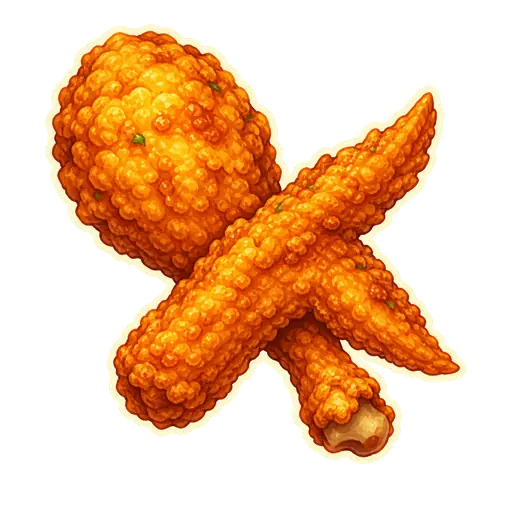
#> input picture src/assets/food/fried-chicken-v2.webp, 512 x 512 px
$ python -i process_food_art_batch.py   (imports and definitions only)
#> lines starting #> are read from the running program, lines starting #| are printed output that depends on the picture; after the words box and inside, x2 and y2 are one past the last pixel; in counts of white or black regions, pixels touching at a corner belong together
from __future__ import annotations

import argparse
import json
import shutil
import subprocess
import sys
from pathlib import Path

from PIL import Image


DEFAULT_SOURCE_ROOT = Path.home() / Path(
    ".codex/generated_images/019fa106-b729-71a1-b92c-fcd66e27ef78"
)
DEFAULT_CHROMA_HELPER = Path.home() / Path(
    ".codex/skills/.system/imagegen/scripts/remove_chroma_key.py"
)

GENERATED_SOURCES: dict[str, str] = {
    "kimchi-jjigae": "exec-766738de-50b6-4be3-9af4-35f303a96008.png",
    "sushi": "exec-00654127-e001-4fb6-b842-07c0323cc6ed.png",
    "pizza": "exec-766e61f4-eab9-4b20-bc20-06cfcf5b7b9f.png",
    "hamburger": "exec-45ffbae1-f6f2-4c3a-9d60-b7ccbbae24f0.png",
    "pork-cutlet": "exec-29017ff7-4dc3-4305-a6fb-925f038996fe.png",
    "jjajangmyeon": "exec-7a9c6b54-7b75-4715-b53b-fcbdbff06c75.png",
    "naengmyeon": "exec-1013d092-025b-4849-9d1e-c9f4fa7c2cec.png",
    "samgyeopsal": "exec-a1dc989d-c45e-4bd7-84f9-21bba1a621cd.png",
    "jokbal": "exec-79d96006-3339-478e-a801-5986ab60c475.png",
    "samgyetang": "exec-52c8edd2-7316-4528-a5b2-16436bcb9aa3.png",
    "bibimbap": "exec-9c774d42-c4b8-4f2c-ae48-5e1052edc17f.png",
    "gamjatang": "exec-759f4e83-e4fa-42d6-99e4-11fe76a59f31.png",
    "doenjang-jjigae": "exec-39022700-76a0-4478-baab-a6dee6b0f33c.png",
    "sundubu-jjigae": "exec-444891cc-9e78-4000-9b56-06b1d203bb3c.png",
    "budae-jjigae": "exec-a06c011b-2336-4b2c-abb8-70184df9b7d5.png",
    "seolleongtang": "exec-c7633879-eda2-4ed6-96bd-7adaed48385c.png",
    "gomtang": "exec-20b50775-9896-4a69-890c-1557a032f07d.png",
    "yukgaejang": "exec-a25b1c50-69e8-4546-b16f-788b0a58c1c6.png",
    "kongnamul-gukbap": "exec-fcdb5774-1561-4ea6-b1d2-1c3594f0645f.png",
    "dwaeji-gukbap": "exec-58ba6aef-4e60-482d-915c-b43d0236602a.png",
    "sundae-guk": "exec-45c5d8f1-261f-4e23-b289-c45a86daf6ba.png",
    "cheonggukjang": "exec-333d26ca-e021-4664-b1a6-f5e82095b3c5.png",
    "jeyuk-deopbap": "exec-53feec51-8de5-4307-b32a-a847a51b5054.png",
    "bulgogi-deopbap": "exec-cba6b611-a2a6-4c2d-b340-63f93fb5cd34.png",
    "chicken-mayo-deopbap": "exec-8313f630-be5c-4c86-b26c-af68a51e21b9.png",
    "curry-rice": "exec-d0e9150f-58fd-4ac9-9655-a16e306400ca.png",
    "fried-rice": "exec-25ddd58f-1cad-4c27-b172-c65e08105218.png",
    "kimchi-fried-rice": "exec-ff3d88c6-ee5b-412f-9dfd-506655acad0d.png",
    "bibim-guksu": "exec-1e1c6d9b-8da4-410d-99f8-cf8c6b9f1327.png",
    "janchi-guksu": "exec-37a5f07e-5ab6-4726-9d29-766f1f9284fd.png",
    "kalguksu": "exec-0f260a7d-112f-4e16-ab93-e3c01b54c414.png",
    "jjamppong": "exec-58d1cef8-f3d5-4eae-9761-48b83211a594.png",
    "udon": "exec-3b0959d6-1f46-41fc-920c-a07759b5746d.png",
    "pasta": "exec-eedcffed-1e56-4eef-8ec9-e64cc9531de7.png",
    "pho": "exec-90020a32-066c-438b-b7e4-4b68765882a0.png",
    "korean-toast": "exec-621bf07b-22f4-4aa3-b970-2b5dd4dc554c.png",
    "grilled-galbi": "exec-62213c2d-f792-4d6b-a49e-53928dcdb7c7.png",
    "dakgalbi": "exec-c29ff6bc-8b8e-4a7a-9a7e-01d13cac5449.png",
    "bossam": "exec-30f63a70-8f06-44e8-ac17-6354236408f9.png",
    "bulgogi": "exec-a49b7a1f-7905-4bde-9684-23b2d995b498.png",
    "dak-hanmari": "exec-20b0ecab-35c1-4b1e-90e9-4aa47710c8c1.png",
    "shabu-shabu": "exec-d99c0043-a771-476f-baf4-53f0e1f7f003.png",
}

VERSIONED_OUTPUTS = {"kimchi-jjigae", "sushi", "pizza"}

EXISTING_ASSETS: dict[str, str] = {
    "fried-chicken": "fried-chicken-v2.webp",
    "galbitang": "galbitang-v2.webp",
    "gimbap": "gimbap-v2.webp",
    "home-style-baekban": "home-style-baekban-v2.webp",
    "omurice": "omurice-v2.webp",
    "ramyeon": "ramyeon-v2.webp",
    "sandwich": "sandwich-v2.webp",
    "tteokbokki": "tteokbokki-v2.webp",
}


# [44 lines left out: functions detect_chroma_key, remove_chroma, not called in this run]


def normalized_webp(source_png: Path, destination: Path) -> dict[str, object]:
#> called with source_png = '../src/assets/food/fried-chicken-v2.webp', destination = 'out.png'
    image = Image.open(source_png).convert("RGBA")
#> image is the input picture: PIL image 512x512 RGBA; mean R, G, B, A 95.7, 52, 17.3, 108.4
    alpha = image.getchannel("A")
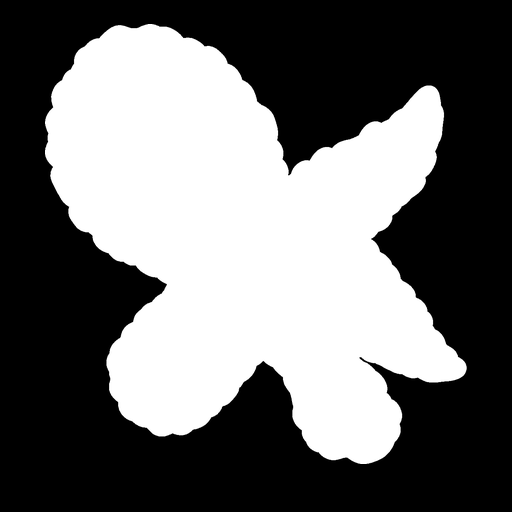
#> alpha: PIL image 512x512 L; min 0, max 255, mean 108.4
    thresholded = alpha.point(lambda value: 255 if value >= 32 else 0)
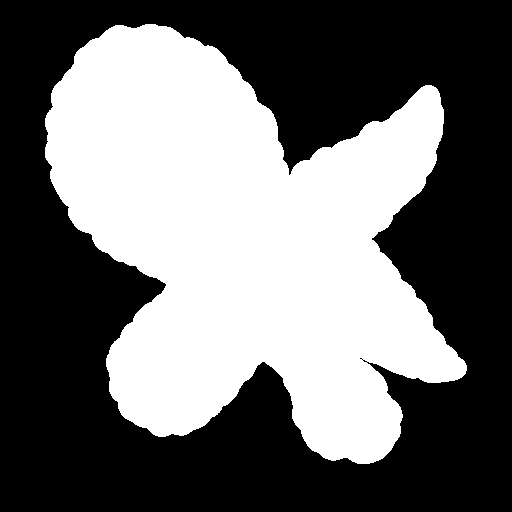
#> thresholded: PIL image 512x512 L; 42.8% white; 1 white region, box (x1, y1, x2, y2) and area: (45, 24, 467, 464) 112177
    bbox = thresholded.getbbox()
#> bbox = (45, 24, 467, 464)
    if bbox is None:
        raise ValueError(f"No visible pixels in {source_png}")

    left, top, right, bottom = bbox
#> left = 45; top = 24; right = 467; bottom = 464
    content_long_edge = max(right - left, bottom - top)
#> content_long_edge = 440
    margin = max(8, round(content_long_edge * 0.015))
#> margin = 8
    crop_box = (
        max(0, left - margin), max(0, top - margin),
        min(image.width, right + margin), min(image.height, bottom + margin),
    )
#> crop_box = (37, 16, 475, 472)
    cropped = image.crop(crop_box)
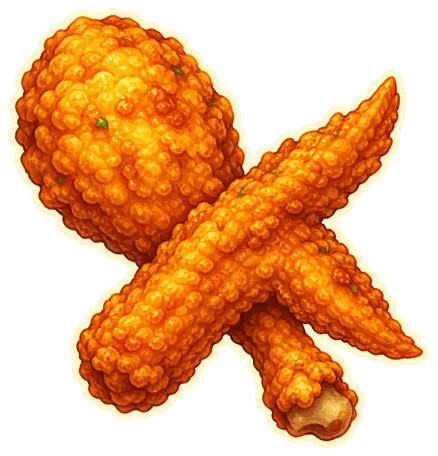
#> cropped: PIL image 438x456 RGBA; mean R, G, B, A 125.6, 68.3, 22.7, 142.3; transparent parts drawn white
    scale = 512 / max(cropped.size)
#> scale = 1.12
    size = (max(1, round(cropped.width * scale)), max(1, round(cropped.height * scale)))
#> size = (492, 512)
    resized = cropped.resize(size, Image.Resampling.LANCZOS)
#> (the run stopped early here; a loop or call above may not have finished)

$ run again, on src/assets/food/bibim-guksu.webp
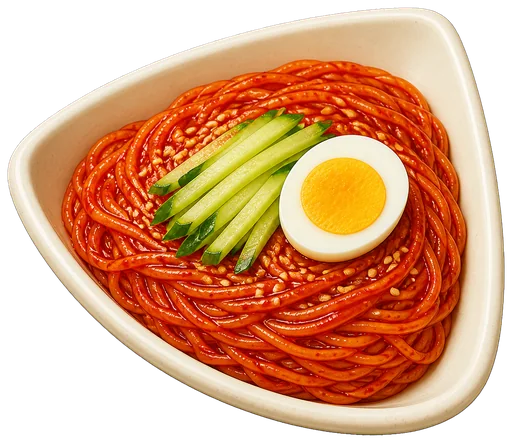
#> input picture src/assets/food/bibim-guksu.webp, 512 x 443 px
#> in normalized_webp, image is the input picture: PIL image 512x443 RGBA; mean R, G, B, A 146.4, 90.7, 55.8, 179.9
#> in normalized_webp, `alpha = image.getchannel("A")`:
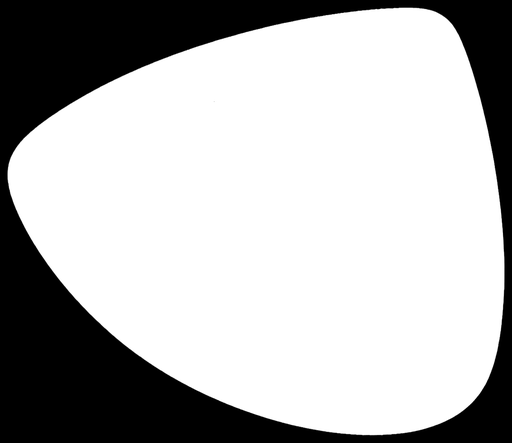
#> alpha: PIL image 512x443 L; min 0, max 255, mean 179.9
#> in normalized_webp, `thresholded = alpha.point(lambda value: 255 if value >= 32 else 0)`:
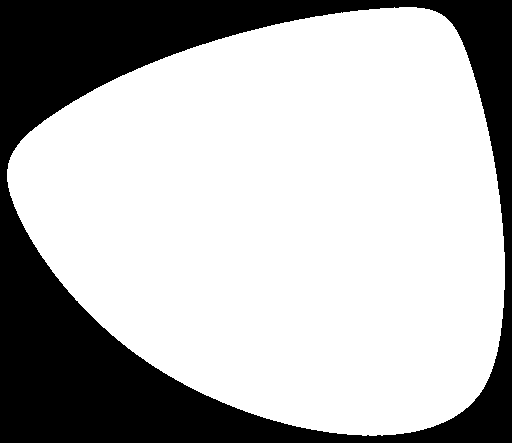
#> thresholded: PIL image 512x443 L; 70.9% white; 1 black region, box (x1, y1, x2, y2) and area: (0, 0, 512, 443) 66111
#> bbox = (7, 7, 505, 436)
#> left = 7; right = 505; bottom = 436
#> content_long_edge = 498
#> margin = 8
#> crop_box = (0, 0, 512, 443)

$ run again, on src/assets/food/bibimbap.webp
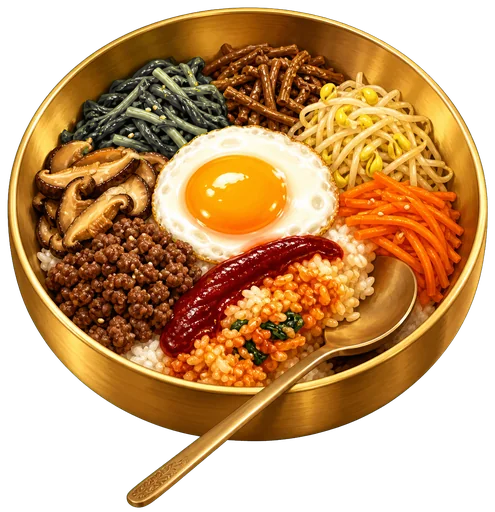
#> input picture src/assets/food/bibimbap.webp, 495 x 512 px
#> in normalized_webp, image is the input picture: PIL image 495x512 RGBA; mean R, G, B, A 114.6, 74.3, 30.8, 167.2
#> in normalized_webp, `alpha = image.getchannel("A")`:
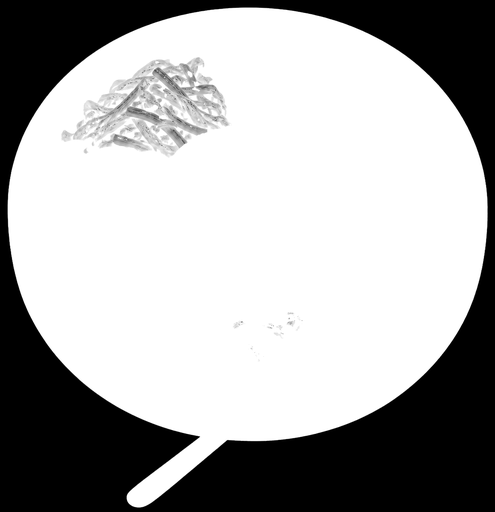
#> alpha: PIL image 495x512 L; min 0, max 255, mean 167.2
#> in normalized_webp, `thresholded = alpha.point(lambda value: 255 if value >= 32 else 0)`:
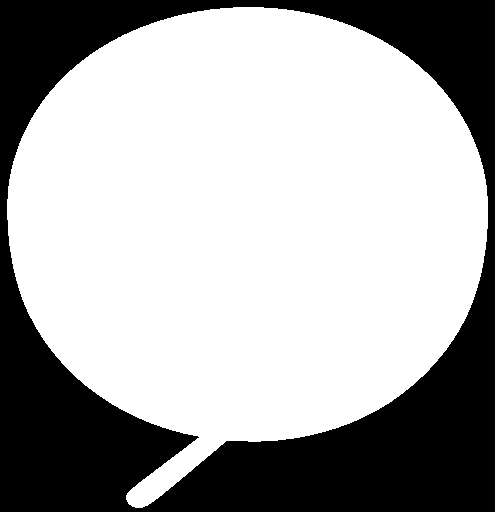
#> thresholded: PIL image 495x512 L; 66.6% white; 1 black region, box (x1, y1, x2, y2) and area: (0, 0, 495, 512) 84554
#> bbox = (7, 7, 488, 508)
#> left = 7; right = 488; bottom = 508
#> content_long_edge = 501
#> margin = 8
#> crop_box = (0, 0, 495, 512)
